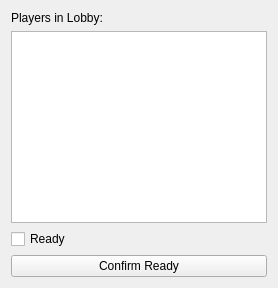
<?xml version="1.0" encoding="UTF-8"?>
<ui version="4.0">
 <class>LobbyScreen</class>
 <widget class="QWidget" name="LobbyScreen">
  <layout class="QVBoxLayout" name="verticalLayout">
   <item>
    <widget class="QLabel" name="label">
     <property name="text">
      <string>Players in Lobby:</string>
     </property>
    </widget>
   </item>
   <item>
    <widget class="QListWidget" name="playerList"/>
   </item>
   <item>
    <widget class="QCheckBox" name="readyCheckBox">
     <property name="text">
      <string>Ready</string>
     </property>
    </widget>
   </item>
   <item>
    <widget class="QPushButton" name="readyButton">
     <property name="text">
      <string>Confirm Ready</string>
     </property>
    </widget>
   </item>
  </layout>
 </widget>
 <resources/>
 <connections/>
</ui>
